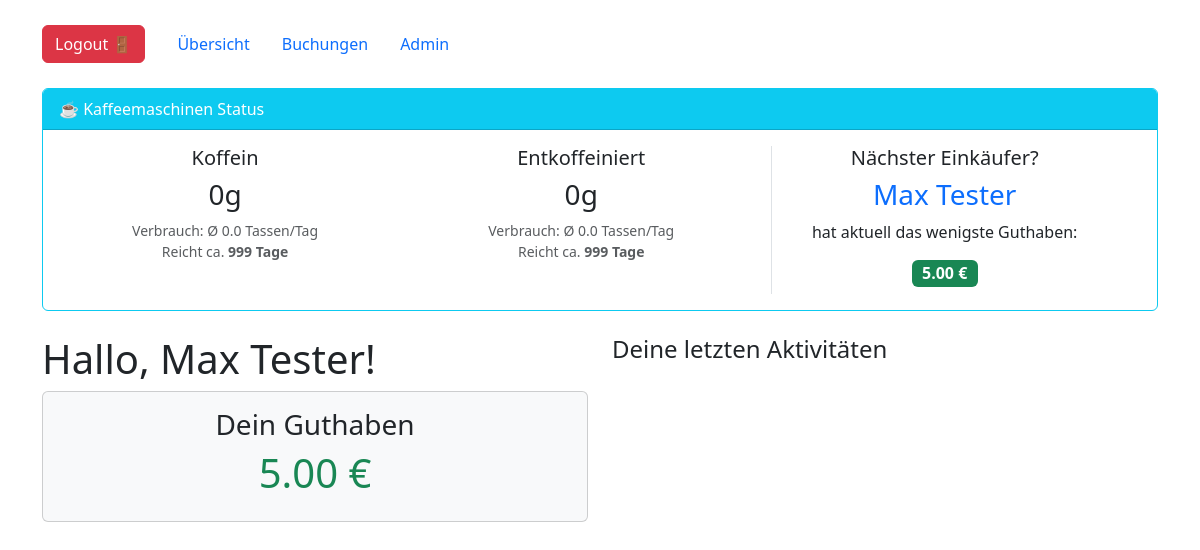
/dashboard (signed in), run on the app's committed database.
### tables this page shows
CREATE TABLE users (
                    id INTEGER PRIMARY KEY AUTOINCREMENT,
                    name TEXT NOT NULL UNIQUE,
                    rfid_uid TEXT UNIQUE,
                    password_hash TEXT,
                    is_admin INTEGER DEFAULT 0,
                    saldo REAL DEFAULT 0.0
                );

### app.py (the view)
@app.route('/')
@app.route('/dashboard')
@login_required
def dashboard():
    conn = get_db()
    transaktionen = conn.execute("SELECT * FROM transaktionen WHERE user_id = ? ORDER BY zeitstempel DESC LIMIT 10", (current_user.id,)).fetchall()
    curr_saldo = conn.execute("SELECT saldo FROM users WHERE id = ?", (current_user.id,)).fetchone()[0]
    stats = get_prediction_stats(conn)
    conn.close()
    return render_template('dashboard.html', transaktionen=transaktionen, saldo=curr_saldo, stats=stats)

### app.py (called while the page is built)
def get_db():
    conn = sqlite3.connect(DB_NAME)
    conn.row_factory = sqlite3.Row
    conn.execute("CREATE TABLE IF NOT EXISTS settings (key TEXT PRIMARY KEY, value TEXT)")
    conn.commit()
    return conn

@login_manager.user_loader
def load_user(user_id):
    conn = get_db()
    u = conn.execute("SELECT * FROM users WHERE id = ?", (user_id,)).fetchone()
    conn.close()
    if u:
        return User(u['id'], u['name'], u['is_admin'], u['saldo'])
    return None

### templates/dashboard.html (shortened to what this page needs)
{% extends "base.html" %}
{% block content %}
<div class="card mb-4 border-info">
    <div class="card-header bg-info text-white">
        ☕ Kaffeemaschinen Status
    </div>
    <div class="card-body">
        <div class="row text-center">
            <div class="col-md-8 border-end row">
                {% for sorte, data in stats.sorten_stats.items() %}
                <div class="col-md-6 mb-3">
                    <h5 class="card-title">{{ sorte }}</h5>
                    <h3>{{ data.bestand }}g</h3>
                    <p class="text-muted small">
                        Verbrauch: Ø {{ data.tassen_pro_tag }} Tassen/Tag<br>
                        Reicht ca. <strong>{{ data.tage_bis_leer }} Tage</strong>
                    </p>
                </div>
                {% endfor %}
            </div>
            <div class="col-md-4">
                <h5 class="card-title">Nächster Einkäufer?</h5>
                <h3 class="text-primary">{{ stats.empfehlung_name }}</h3>
                <p>hat aktuell das wenigste Guthaben:</p>
                <span class="badge bg-success fs-6">{{ "%.2f"|format(stats.empfehlung_saldo) }} €</span>
            </div>
        </div>
    </div>
</div>
<div class="row">
    <div class="col-md-6">
        <h1>Hallo, {{ current_user.name }}!</h1>
        <div class="card bg-light mb-3">
            <div class="card-body text-center">
                <h3>Dein Guthaben</h3>
                <h1 class="{{ 'text-success' if saldo >= 0 else 'text-danger' }}">{{ "%.2f"|format(saldo) }} €</h1>
            </div>
        </div>
    </div>
    <div class="col-md-6">
        <h4>Deine letzten Aktivitäten</h4>
    </div>
</div>
{% endblock %}

### data on the page
users: empfehlung_name "Max Tester", empfehlung_saldo "5.00", name "Max Tester", saldo "5.00"

### other printed values
{{ sorte }} "Koffein" "Entkoffeiniert"
{{ data.bestand }} "0" "0"
{{ data.tassen_pro_tag }} "0.0" "0.0"
{{ data.tage_bis_leer }} "999" "999"
